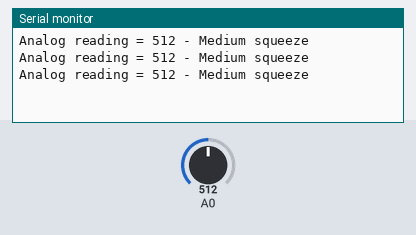
A sketch run on a simulated Arduino Uno, built with avr-gcc and run on an emulated ATmega328P. Parts: the last lines printed to the serial monitor. Inputs (shaded band) come from the test bench; at power-on: A0 = 512.

Above: at 1.3 s.
1.4 s: A0 set to 490
At 1.9 s:
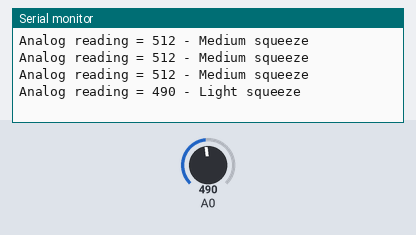
3.5 s: A0 set to 190
At 3.9 s:
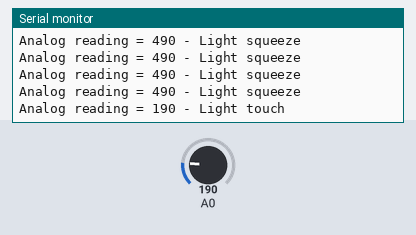
5.5 s: A0 set to 0
At 5.9 s:
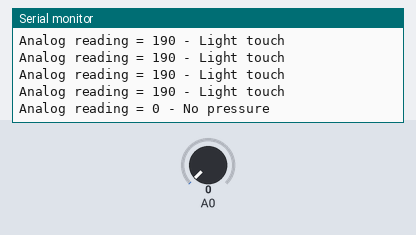
7.5 s: A0 set to 810
At 7.9 s:
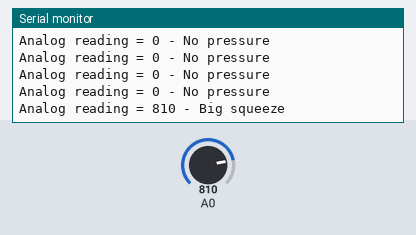

Measured:
- after the input at 1.4 s, the serial monitor: prints a new line after 0.10 s (image 1)
- after the input at 3.5 s, the serial monitor: prints a new line at once (image 2)
- after the input at 5.5 s, the serial monitor: prints a new line at once (image 3)
- after the input at 7.5 s, the serial monitor: prints a new line at once (image 4)

The sketch:

fsr1.ino
```cpp
/* Simple example code for Force Sensitive Resistor (FSR) with Arduino. More info: https://www.makerguides.com */

//Define variable to store sensor readings:
int fsrreading; //Variable to store FSR value

void setup() {
  // Begin serial communication at a baud rate of 9600:
  Serial.begin(9600);
}

void loop() {
  // Read the FSR pin and store the output as fsrreading:
  fsrreading = analogRead(A0);

  // Print the fsrreading in the serial monitor:
  // Print the string "Analog reading = ".
  Serial.print("Analog reading = ");
  // Print the fsrreading:
  Serial.print(fsrreading);

  // We can set some threshholds to display how much pressure is roughly applied:
  if (fsrreading < 10) {
    Serial.println(" - No pressure");
  } else if (fsrreading < 200) {
    Serial.println(" - Light touch");
  } else if (fsrreading < 500) {
    Serial.println(" - Light squeeze");
  } else if (fsrreading < 800) {
    Serial.println(" - Medium squeeze");
  } else {
    Serial.println(" - Big squeeze");
  }

  delay(500); //Delay 500 ms.
}
```
